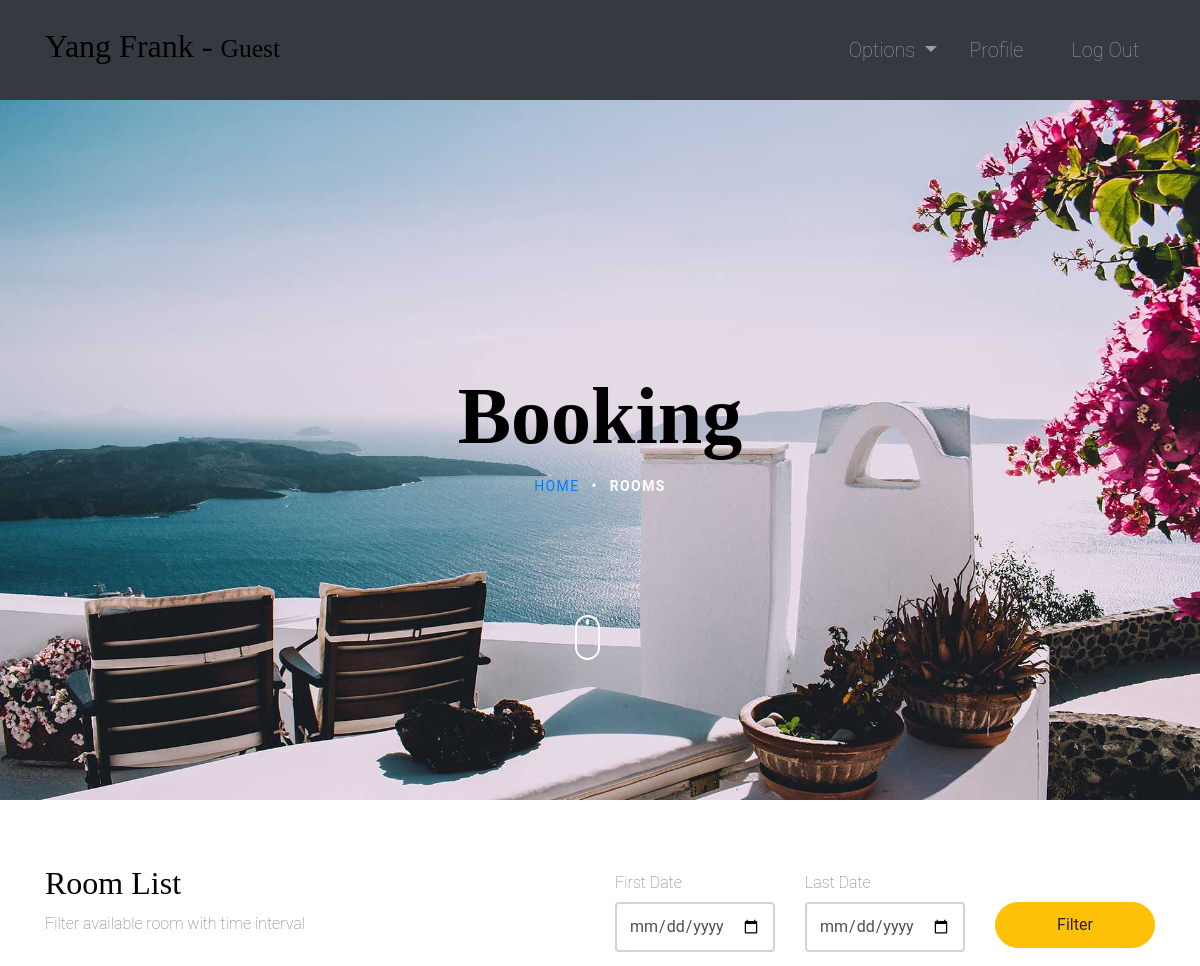
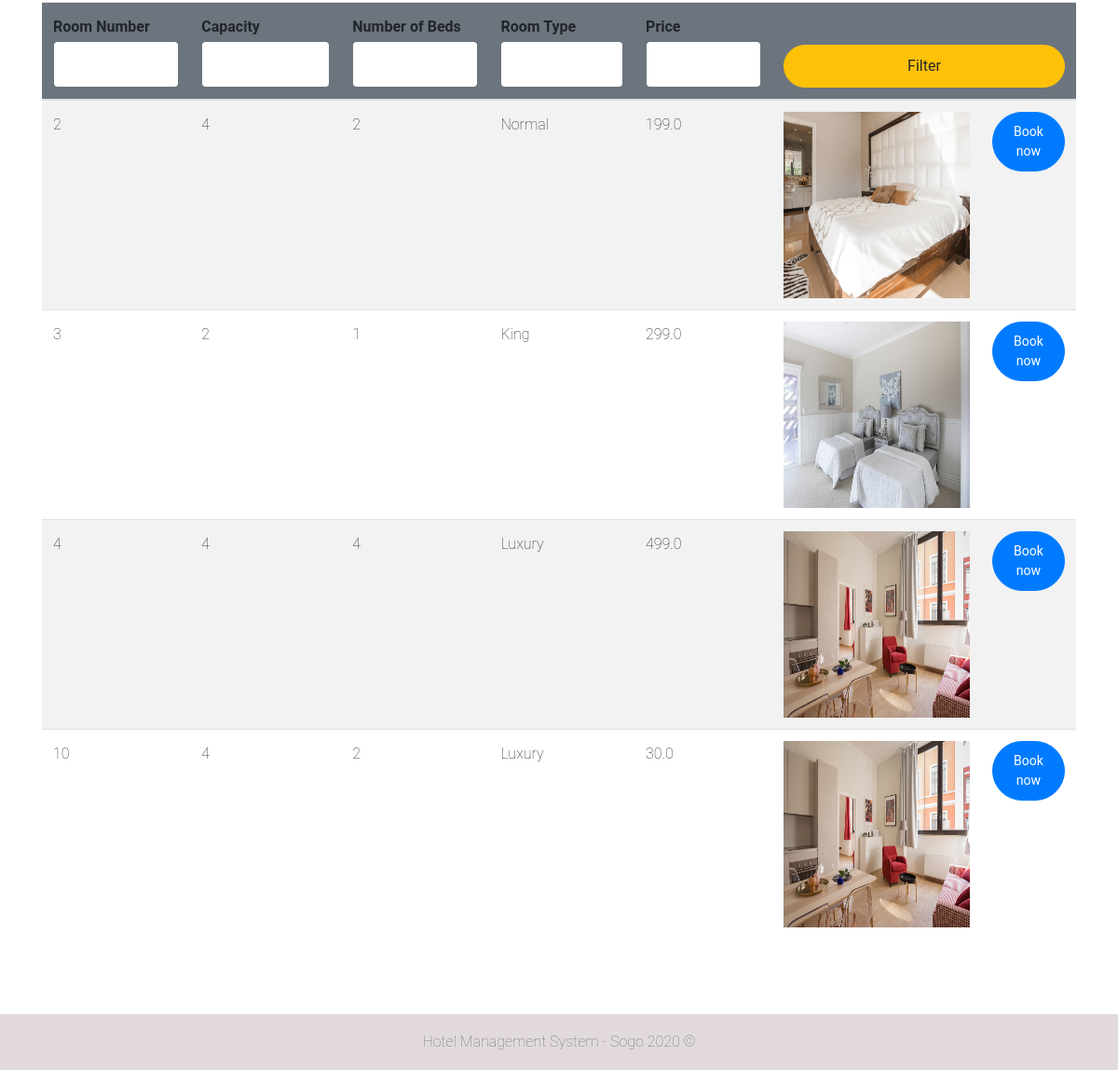
Screenshot of /rooms/ (signed in) with the database file from the repository (2 pictures, top to bottom).
### room/models.py (models this page shows)
class Room(models.Model):
    number = models.IntegerField(primary_key=True)
    capacity = models.SmallIntegerField()
    numberOfBeds = models.SmallIntegerField()
    price = models.FloatField()
    statusStartDate = models.DateField(null=True)
    statusEndDate = models.DateField(null=True)
    roomType = models.CharField(max_length=10)
    def __str__(self):
        return str(self.number)

### room/views.py (the view, shortened to what this page needs)
# urls.py: path('rooms/', rooms, name="rooms"),
@ login_required(login_url='login')
def rooms(request):
    role = str(request.user.groups.all()[0])
    path = role + "/"
    rooms = Room.objects.all()
    firstDayStr = None
    lastDateStr = None
    def chech_availability(fd, ed):
        availableRooms = []
        for room in rooms:
            availList = []
            bookingList = Booking.objects.filter(roomNumber=room)
            if room.statusStartDate == None:
                for booking in bookingList:
                    if booking.startDate > ed.date() or booking.endDate < fd.date():
                        availList.append(True)
                    else:
                        availList.append(False)
                if all(availList):
                    availableRooms.append(room)
            else:
                if room.statusStartDate > ed.date() or room.statusEndDate < fd.date():
                    for booking in bookingList:
                        if booking.startDate > ed.date() or booking.endDate < fd.date():
                            availList.append(True)
                        else:
                            availList.append(False)
                        if all(availList):
                            availableRooms.append(room)
        return availableRooms
    context = {
        "role": role,
        'rooms': rooms,
        'fd': firstDayStr,
        'ld': lastDateStr
    }
    return render(request, path + "rooms.html", context)

### accounts/models.py (called while the page is built)
    def currentRoom(self):
        booking = Booking.objects.filter(guest=self).last()
        return booking.roomNumber

### Templates/guest/rooms.html
{% extends '../index.html' %}
{% block context %}
{% include '../common_pages/rooms.html' %}
{% endblock %}

### Templates/index.html
{% include 'incs/head.html' %}
<body>
    {% include 'incs/nav.html' %}
    {% block context %}
    {% endblock %}
    {% include 'incs/footer.html' %}
</body>
</html>

### Templates/incs/head.html (shortened to what this page needs)
{% load static %}
<!DOCTYPE html>
<html lang="en">
<head>
    <link rel="stylesheet" type="text/css" href="{% static '/css/main.css' %}">
    <link rel="stylesheet" href="https://stackpath.bootstrapcdn.com/bootstrap/4.4.1/css/bootstrap.min.css"
>
</head>

### Templates/incs/nav.html (shortened to what this page needs)
<nav class="navbar navbar-dark bg-dark navbar-expand-lg py-3 " role="navigation">
    <div class="container">
        <a href="" class="navbar-brand">
            <h2 class="text-capitalize">
                {{ request.user.first_name }} {{ request.user.last_name }} -
                <small>
                    {{ role }}
                </small>
            </h2>
        </a>
        <div class="collapse navbar-collapse" id="navbarTags">
            <ul class="navbar-nav ml-auto">
                <li class="nav-item dropdown p-2">
                    <a class="nav-link dropdown-toggle" href="#" id="navbarDropdown" role="button"
                        data-toggle="dropdown" aria-haspopup="true" aria-expanded="false">
                        Options
                    </a>
                </li>
                <li class="nav-item mr-3 p-2">
                    {% if role == 'guest' %}
                    <a href="{% url 'guest-profile' user.id %}" class="nav-link">Profile</a>
                    {% endif %}
                </li>
                <li class="nav-item p-2 ">
                    <a href="{% url 'logout' %}" class="nav-link">Log Out</a>
                </li>
            </ul>
        </div>
    </div>
</nav>

### Templates/common_pages/rooms.html (shortened to what this page needs)
<head>
    <link rel="stylesheet" href="/static/bootstrap/sogo-master/css/style.css">
  </head>
  <body>
    <section class="site-hero inner-page " style="background-image: url(/static/bootstrap/sogo-master/images/hero_4.jpg)" data-stellar-background-ratio="0.5">
        <div class="container">
          <div class="row site-hero-inner justify-content-center align-items-center">
            <div class="col-md-10 text-center" data-aos="fade">
              <h1 class="heading mb-3" style="color:black;">Booking</h1>
              <ul class="custom-breadcrumbs mb-4">
                <li><a href="index.html">Home</a></li>
                <li>&bullet;</li>
                <li >Rooms</li>
              </ul>
            </div>
          </div>
        </div>
        <a class="mouse smoothscroll" href="#next">
          <div class="mouse-icon">
            <span class="mouse-wheel"></span>
          </div>
        </a>
      </section>
<div class="container py-5 clearfix">
    <div class="table-header row mt-3 clearfix">
        <div class="col-sm-12 col-md-12 col-lg-6 mb-4">
            <h2>Room List</h2>
            <span class="text-muted">Filter available room with time interval</span>
        </div>
        <div class="col-sm-12 col-md-12 col-lg-6">
            <form action="" method="POST">
                <div class="row">
                    <div class="form-group col-4">
                        <label for="example-date-input" class="col-form-label">First Date</label>
                        <div class="">
                            <input class="form-control" type="date" name="fd" value="{{fd}}" id="example-date-input">
                        </div>
                    </div>
                    <div class="form-group col-4">
                        <label for="example-date-input" class="col-form-label">Last Date</label>
                        <div class="">
                            <input class="form-control" type="date" name="ld" value="{{ld}}" id="example-date-input">
                        </div>
                    </div>
                    <div class="col-4" style="margin-top:38px;">
                        <button type="submit" name="dateFilter" class="btn btn-warning w-100">Filter</button>
                    </div>
                </div>
            </form>
        </div>
    </div>
    <table class="table table-hover table-striped">
        <thead class="bg-secondary rounded">
            <tr>
                <form action="" method="POST">
                    <th>Room Number<input type="number" name="number" value="{{number}}"
                            class="form-control border border-secondary"></th>
                    <th>Capacity<input type="number" name="capacity" value="{{capacity}}"
                            class="form-control border border-secondary"></th>
                    <th>Number of Beds<input type="number" name="nob" value="{{nob}}"
                            class="form-control border border-secondary"></th>
                    <th>Room Type<input type="text" name="type" value="{{type}}"
                            class="form-control border border-secondary"></th>
                    <th>Price <input type="number" step="0.01" name="price" value="{{price}}"
                            class="form-control border border-secondary"></th>
                    <th colspan="2"><button type="submit" name="filter" class="btn btn-warning w-100">Filter</button>
                    </th>
                </form>
            </tr>
        </thead>
        <tbody>
            {% for room in rooms %}
            <tr>
                <td>{{ room.number }}</td>
                <td>{{ room.capacity }}</td>
                <td>{{ room.numberOfBeds }}</td>
                <td>{{ room.roomType }}</td>
                <td>{{ room.price }}</td>
                <td>
                    {% if room.roomType == "Normal" %}
                    <img src="/static/bootstrap/sogo-master/images/img_4.jpg" alt="songle" width="200px" height="200px">
                    {% elif room.roomType == "King" %}
                    <img src="/static/bootstrap/sogo-master/images/slider-5.jpg" alt="songle" width="200px" height="200px">
                    {% elif room.roomType == "Luxury" %}
                    <img src="/static/bootstrap/sogo-master/images/slider-4.jpg" alt="songle" width="200px" height="200px">
                    {% endif %}
                </td>
                {% if role == "guest" or role == "receptionist" %}
                <td>
                    <form action="{% url 'booking-make' %}" method="POST">
                        <button type="submit" name="book" id="book" class="btn btn-sm btn-primary px-3">Book now</button>
                    </form>
                </td>
                {% endif %}
            </tr>
            {% endfor %}
        </tbody>
    </table>
</div>

### Templates/incs/footer.html
<div class="mt-5">&nbsp;</div>
<footer class="footer sticky-bottom mt-5">
    <div class="container text-center">
        <span class="text-muted">Hotel Management System - Sogo 2020 ©</span>
    </div>
</footer>

### static/css/main.css (style rules this page uses)
* { margin: 0; padding: 0; -webkit-font-smoothing: antialiased; }
.clearfix { overflow: auto; }
body { position: relative; }
nav .nav-item { font-size: 20px; }
.footer { position: absolute; bottom: 0; width: 100%; height: 60px; line-height: 60px; background-color: #e2dada; margin-top: 30px; }

### rows the page displays
Room: number "2", capacity "4", numberOfBeds "2", roomType "Normal", price "199.0"
Room: number "3", capacity "2", numberOfBeds "1", roomType "King", price "299.0"
Room: number "4", capacity "4", numberOfBeds "4", roomType "Luxury", price "499.0"
Room: number "10", capacity "4", numberOfBeds "2", roomType "Luxury", price "30.0"

### other values shown
{{ request.user.first_name }} "Yang"
{{ request.user.last_name }} "Frank"
{{ role }} "Guest"
